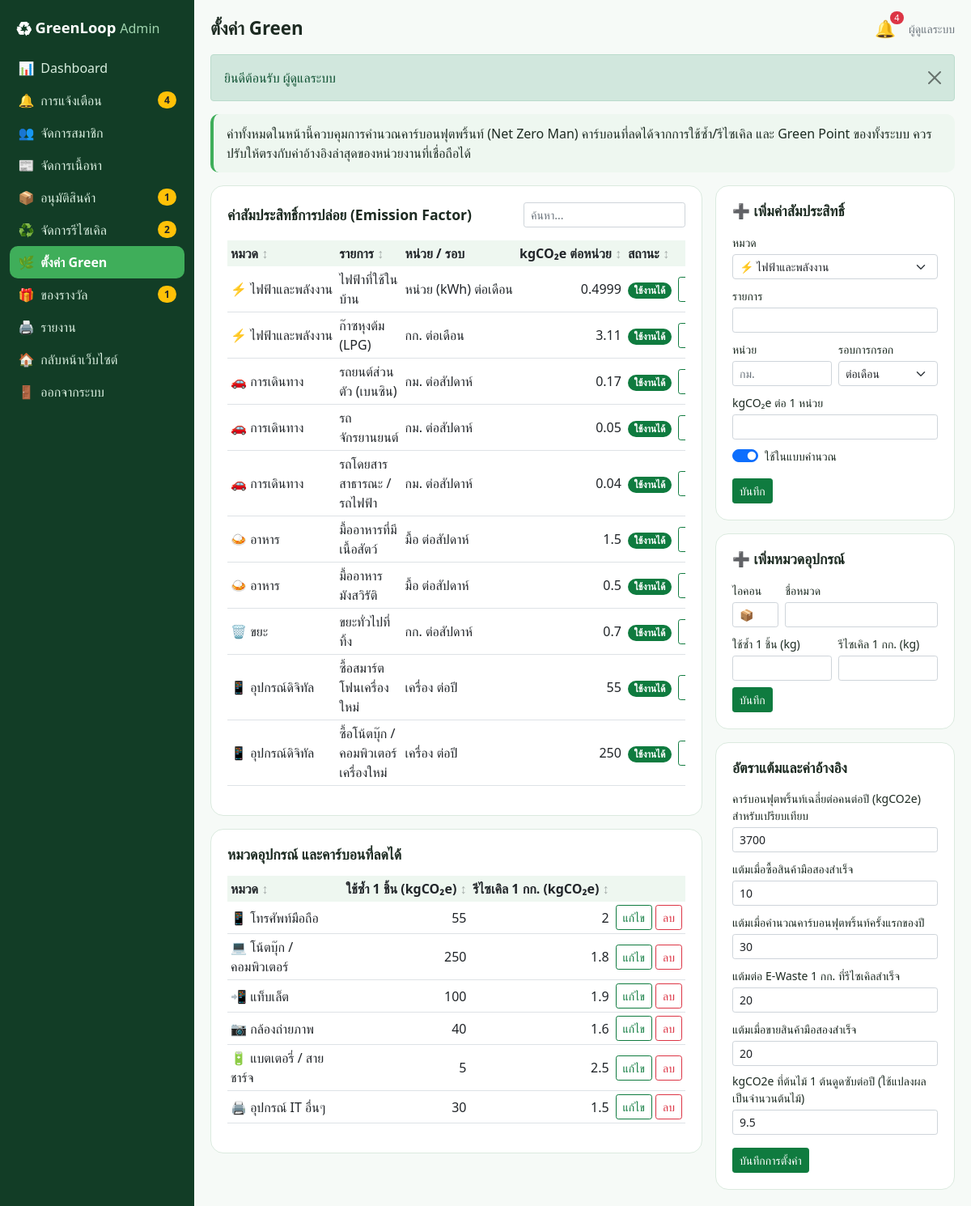
/admin/green.php (signed in), run on the app's committed database.
### tables this page shows
CREATE TABLE users (
    id INT UNSIGNED AUTO_INCREMENT PRIMARY KEY,
    name VARCHAR(100) NOT NULL,
    email VARCHAR(120) NOT NULL,
    phone VARCHAR(10) NOT NULL DEFAULT '',
    address VARCHAR(255) NOT NULL DEFAULT '',
    avatar VARCHAR(150) NULL,
    password_hash VARCHAR(255) NOT NULL,
    secret_question VARCHAR(150) NOT NULL,
    secret_answer_hash VARCHAR(255) NOT NULL,
    role ENUM('user','admin') NOT NULL DEFAULT 'user',
    status ENUM('active','suspended') NOT NULL DEFAULT 'active',
    green_points INT UNSIGNED NOT NULL DEFAULT 0,
    created_at DATETIME NOT NULL DEFAULT CURRENT_TIMESTAMP,
    UNIQUE KEY uq_users_email (email)
);

CREATE TABLE emission_factors (
    id INT UNSIGNED AUTO_INCREMENT PRIMARY KEY,
    category ENUM('energy','transport','food','waste','device') NOT NULL,
    name VARCHAR(120) NOT NULL,
    unit VARCHAR(30) NOT NULL,
    periods_per_year SMALLINT UNSIGNED NOT NULL DEFAULT 12 COMMENT '12 = ต่อเดือน, 52 = ต่อสัปดาห์, 1 = ต่อปี',
    factor DECIMAL(10,4) NOT NULL COMMENT 'kgCO2e ต่อ 1 หน่วย',
    is_active TINYINT(1) NOT NULL DEFAULT 1
);

CREATE TABLE categories (
    id INT UNSIGNED AUTO_INCREMENT PRIMARY KEY,
    name VARCHAR(80) NOT NULL,
    icon VARCHAR(16) NOT NULL DEFAULT '📦',
    co2_reuse_kg DECIMAL(8,2) NOT NULL DEFAULT 0 COMMENT 'kgCO2e ที่ลดได้เมื่อใช้ซ้ำ 1 ชิ้น',
    co2_recycle_per_kg DECIMAL(8,2) NOT NULL DEFAULT 0 COMMENT 'kgCO2e ที่ลดได้เมื่อรีไซเคิล 1 กก.'
);

CREATE TABLE settings (
    name VARCHAR(50) PRIMARY KEY,
    value VARCHAR(255) NOT NULL,
    label VARCHAR(150) NOT NULL
);

### admin/green.php (the view, shortened to what this page needs)
<?php
require __DIR__ . '/../includes/init.php';
require_admin();
$factors = rows("SELECT f.*, (SELECT COUNT(*) FROM carbon_footprint_items i WHERE i.factor_id = f.id) AS used FROM emission_factors f ORDER BY FIELD(f.category, 'energy', 'transport', 'food', 'waste', 'device'), f.id");
$cats = rows('SELECT * FROM categories ORDER BY id');
$settings = rows('SELECT * FROM settings ORDER BY name');
$editF = null;
$editC = null;
$title = 'ตั้งค่า Green';
require __DIR__ . '/../includes/admin_header.php';
?>
<div class="tip mb-3">ค่าทั้งหมดในหน้านี้ควบคุมการคำนวณคาร์บอนฟุตพริ้นท์ (Net Zero Man) คาร์บอนที่ลดได้จากการใช้ซ้ำ/รีไซเคิล และ Green Point ของทั้งระบบ ควรปรับให้ตรงกับค่าอ้างอิงล่าสุดของหน่วยงานที่เชื่อถือได้</div>
<div class="row g-3">
  <div class="col-xl-8">
    <div class="panel">
      <div class="d-flex justify-content-between align-items-center flex-wrap gap-2 mb-3"><h2 class="mb-0">ค่าสัมประสิทธิ์การปล่อย (Emission Factor)</h2>
        <input type="search" class="form-control form-control-sm" style="width:200px" placeholder="ค้นหา..." data-filter="#factors" aria-label="ค้นหาค่าสัมประสิทธิ์"></div>
      <div class="table-responsive"><table class="table table-sm" id="factors">
        <thead><tr><th data-sort>หมวด</th><th data-sort>รายการ</th><th>หน่วย / รอบ</th><th data-sort="num" class="text-end">kgCO₂e ต่อหน่วย</th><th data-sort>สถานะ</th><th></th></tr></thead>
        <tbody><?php foreach ($factors as $f): ?>
          <tr><td class="text-nowrap"><?= FACTOR_GROUPS[$f['category']][1] ?> <?= e(FACTOR_GROUPS[$f['category']][0]) ?></td><td><?= e($f['name']) ?></td>
            <td class="text-nowrap"><?= e($f['unit']) ?> <?= PERIODS[$f['periods_per_year']] ?></td><td class="text-end"><?= num($f['factor'], 4) ?></td>
            <td><?= $f['is_active'] ? badge('active') : badge('off') ?></td>
            <td class="text-end text-nowrap"><a class="btn btn-sm btn-outline-success" href="<?= e(url('admin/green.php?factor=' . $f['id'])) ?>#factor-form">แก้ไข</a>
              </td></tr>
        <?php endforeach; ?></tbody>
      </table></div>
    </div>
    <div class="panel">
      <h2>หมวดอุปกรณ์ และคาร์บอนที่ลดได้</h2>
      <div class="table-responsive"><table class="table table-sm">
        <thead><tr><th data-sort>หมวด</th><th data-sort="num" class="text-end">ใช้ซ้ำ 1 ชิ้น (kgCO₂e)</th><th data-sort="num" class="text-end">รีไซเคิล 1 กก. (kgCO₂e)</th><th></th></tr></thead>
        <tbody><?php foreach ($cats as $c): ?>
          <tr><td><?= e($c['icon'] . ' ' . $c['name']) ?></td><td class="text-end"><?= num($c['co2_reuse_kg']) ?></td><td class="text-end"><?= num($c['co2_recycle_per_kg']) ?></td>
            <td class="text-end text-nowrap"><a class="btn btn-sm btn-outline-success" href="<?= e(url('admin/green.php?cat=' . $c['id'])) ?>#category-form">แก้ไข</a>
              <form method="post" class="d-inline" data-confirm="ลบหมวดนี้?"><button class="btn btn-sm btn-outline-danger">ลบ</button></form></td></tr>
        <?php endforeach; ?></tbody>
      </table></div>
    </div>
  </div>
  <div class="col-xl-4">
    <form class="panel needs-validation" method="post" id="factor-form" novalidate>
      <h2><?= $editF ? '✏️ แก้ไขค่าสัมประสิทธิ์' : '➕ เพิ่มค่าสัมประสิทธิ์' ?></h2>
      <div class="mb-2"><label class="form-label small mb-1" for="f-category">หมวด</label>
        <select id="f-category" name="category" class="form-select form-select-sm"><?php foreach (FACTOR_GROUPS as $k => $v): ?><option value="<?= $k ?>" <?= $editF && $editF['category'] === $k ? 'selected' : '' ?>><?= e($v[1] . ' ' . $v[0]) ?></option><?php endforeach; ?></select></div>
      <div class="mb-2"><label class="form-label small mb-1" for="f-name">รายการ</label><input id="f-name" name="name" class="form-control form-control-sm" value="<?= e($editF ? $editF['name'] : '') ?>" required minlength="3" maxlength="120"><div class="invalid-feedback">กรอกชื่อรายการ</div></div>
      <div class="row g-2 mb-2">
        <div class="col-6"><label class="form-label small mb-1" for="f-unit">หน่วย</label><input id="f-unit" name="unit" class="form-control form-control-sm" value="<?= e($editF ? $editF['unit'] : '') ?>" required maxlength="30" placeholder="กม."><div class="invalid-feedback">กรอกหน่วย</div></div>
        <div class="col-6"><label class="form-label small mb-1" for="f-period">รอบการกรอก</label>
          <select id="f-period" name="periods_per_year" class="form-select form-select-sm"><?php foreach (PERIODS as $k => $v): ?><option value="<?= $k ?>" <?= $editF && (int) $editF['periods_per_year'] === $k ? 'selected' : '' ?>><?= e($v) ?></option><?php endforeach; ?></select></div>
      </div>
      <div class="mb-2"><label class="form-label small mb-1" for="f-factor">kgCO₂e ต่อ 1 หน่วย</label><input id="f-factor" name="factor" type="number" min="0.0001" step="0.0001" class="form-control form-control-sm" value="<?= e($editF ? (float) $editF['factor'] : '') ?>" required><div class="invalid-feedback">กรอกค่ามากกว่า 0</div></div>
      <div class="form-check form-switch mb-3"><input class="form-check-input" type="checkbox" name="is_active" value="1" id="f-active" <?= !$editF || $editF['is_active'] ? 'checked' : '' ?>><label class="form-check-label small" for="f-active">ใช้ในแบบคำนวณ</label></div>
      <button class="btn btn-success btn-sm">บันทึก</button>
    </form>
    <form class="panel needs-validation" method="post" id="category-form" novalidate>
      <h2><?= $editC ? '✏️ แก้ไขหมวดอุปกรณ์' : '➕ เพิ่มหมวดอุปกรณ์' ?></h2>
      <div class="row g-2 mb-2">
        <div class="col-3"><label class="form-label small mb-1" for="c-icon">ไอคอน</label><input id="c-icon" name="icon" class="form-control form-control-sm" value="<?= e($editC ? $editC['icon'] : '📦') ?>" maxlength="4"></div>
        <div class="col-9"><label class="form-label small mb-1" for="c-name">ชื่อหมวด</label><input id="c-name" name="name" class="form-control form-control-sm" value="<?= e($editC ? $editC['name'] : '') ?>" required minlength="2" maxlength="80"><div class="invalid-feedback">กรอกชื่อหมวด</div></div>
        <div class="col-6"><label class="form-label small mb-1" for="c-reuse">ใช้ซ้ำ 1 ชิ้น (kg)</label><input id="c-reuse" name="co2_reuse_kg" type="number" min="0" step="0.01" class="form-control form-control-sm" value="<?= e($editC ? (float) $editC['co2_reuse_kg'] : '') ?>" required></div>
        <div class="col-6"><label class="form-label small mb-1" for="c-recycle">รีไซเคิล 1 กก. (kg)</label><input id="c-recycle" name="co2_recycle_per_kg" type="number" min="0" step="0.01" class="form-control form-control-sm" value="<?= e($editC ? (float) $editC['co2_recycle_per_kg'] : '') ?>" required></div>
      </div>
      <button class="btn btn-success btn-sm">บันทึก</button>
    </form>
    <form class="panel" method="post">
      <h2>อัตราแต้มและค่าอ้างอิง</h2>
      <?php foreach ($settings as $s): ?>
        <div class="mb-2"><label class="form-label small mb-1" for="s-<?= e($s['name']) ?>"><?= e($s['label']) ?></label>
          <input id="s-<?= e($s['name']) ?>" name="s[<?= e($s['name']) ?>]" type="number" min="0" step="0.1" class="form-control form-control-sm" value="<?= e($s['value']) ?>" required></div>
      <?php endforeach; ?>
      <button class="btn btn-success btn-sm mt-2">บันทึกการตั้งค่า</button>
    </form>
  </div>
</div>
<?php require __DIR__ . '/../includes/admin_footer.php'; ?>

### includes/admin_header.php (shortened to what this page needs)
<?php
$self = basename($_SERVER['SCRIPT_NAME']);
$unread = (int) val('SELECT COUNT(*) FROM notifications WHERE is_read = 0');
$pending = [
    'products.php' => (int) val("SELECT COUNT(*) FROM products WHERE status = 'pending'"),
    'recycles.php' => (int) val("SELECT COUNT(*) FROM recycle_requests WHERE status IN ('pending', 'accepted')"),
    'rewards.php' => (int) val("SELECT COUNT(*) FROM redemptions WHERE status = 'pending'"),
    'notifications.php' => $unread,
];
$menu = [
    'index.php' => ['📊', 'Dashboard'],
    'notifications.php' => ['🔔', 'การแจ้งเตือน'],
    'users.php' => ['👥', 'จัดการสมาชิก'],
    'contents.php' => ['📰', 'จัดการเนื้อหา'],
    'products.php' => ['📦', 'อนุมัติสินค้า'],
    'recycles.php' => ['♻️', 'จัดการรีไซเคิล'],
    'green.php' => ['🌿', 'ตั้งค่า Green'],
    'rewards.php' => ['🎁', 'ของรางวัล'],
    'reports.php' => ['🖨️', 'รายงาน'],
];
?>
<!doctype html>
<html lang="th">
<head>
<link href="<?= e(url('assets/vendor/bootstrap.min.css')) ?>" rel="stylesheet">
<link href="<?= e(url('assets/css/style.css')) ?>?v=1" rel="stylesheet">
</head>
<body class="admin">
<div class="admin-shell">
  <aside class="admin-side">
    <a class="brand" href="<?= e(url('admin/index.php')) ?>">♻ GreenLoop <small>Admin</small></a>
    <nav>
    <?php foreach ($menu as $file => $m): ?>
      <a class="item <?= $self === $file ? 'active' : '' ?>" href="<?= e(url('admin/' . $file)) ?>"><span><?= $m[0] ?></span> <?= $m[1] ?>
        <?php if (!empty($pending[$file])): ?><span class="badge rounded-pill bg-warning text-dark"><?= $pending[$file] ?></span><?php endif; ?></a>
    <?php endforeach; ?>
      <a class="item" href="<?= e(url('index.php')) ?>"><span>🏠</span> กลับหน้าเว็บไซต์</a>
      <form method="post" action="<?= e(url('logout.php')) ?>"><?= csrf_field() ?><button class="item"><span>🚪</span> ออกจากระบบ</button></form>
    </nav>
  </aside>
  <div class="admin-main">
    <div class="admin-top">
      <h1><?= e(isset($title) ? $title : 'Admin') ?></h1>
      <div class="d-flex align-items-center gap-3">
        <a class="bell" href="<?= e(url('admin/notifications.php')) ?>" title="การแจ้งเตือน">🔔<?php if ($unread): ?><span class="dot"><?= $unread ?></span><?php endif; ?></a>
        <span class="small text-muted"><?= e(user()['name']) ?></span>
      </div>
    </div>
    <?php if (!empty($_SESSION['flash'])): foreach ($_SESSION['flash'] as $flashMsg): ?>
      <div class="alert alert-<?= e($flashMsg[0]) ?> alert-dismissible fade show" role="alert"><?= e($flashMsg[1]) ?><button type="button" class="btn-close" data-bs-dismiss="alert" aria-label="ปิด"></button></div>
    <?php endforeach; unset($_SESSION['flash']); endif; ?>

### includes/init.php (shortened to what this page needs)
<?php
function db()
{
    static $pdo = null;
    if ($pdo === null) {
        $c = require ROOT_PATH . '/config.php';
        try {
            $pdo = new PDO(
                "mysql:host={$c['db_host']};port={$c['db_port']};dbname={$c['db_name']};charset=utf8mb4",
                $c['db_user'],
                $c['db_pass'],
                [
                    PDO::ATTR_ERRMODE => PDO::ERRMODE_EXCEPTION,
                    PDO::ATTR_DEFAULT_FETCH_MODE => PDO::FETCH_ASSOC,
                    PDO::ATTR_EMULATE_PREPARES => false,
                ]
            );
            $pdo->exec("SET time_zone = '+07:00'");
        } catch (PDOException $ex) {
            http_response_code(500);
            exit('<h3>เชื่อมต่อฐานข้อมูลไม่ได้</h3><p>กรุณานำเข้าไฟล์ <code>database.sql</code> และตรวจสอบการตั้งค่าใน <code>config.php</code></p>');
        }
    }
    return $pdo;
}
function q($sql, $params = [])
{
    $st = db()->prepare($sql);
    $st->execute($params);
    return $st;
}
function row($sql, $params = [])
{
    $r = q($sql, $params)->fetch();
    return $r ?: null;
}
function rows($sql, $params = [])
{
    return q($sql, $params)->fetchAll();
}
function val($sql, $params = [])
{
    return q($sql, $params)->fetchColumn();
}
function e($s)
{
    return htmlspecialchars((string) $s, ENT_QUOTES, 'UTF-8');
}
function url($path = '')
{
    return BASE_URL . '/' . ltrim($path, '/');
}
function num($n, $dec = 2)
{
    $s = number_format((float) $n, $dec);
    return $dec > 0 ? rtrim(rtrim($s, '0'), '.') : $s;
}
function badge($status)
{
    $s = isset(STATUS_LABELS[$status]) ? STATUS_LABELS[$status] : [$status, 'secondary'];
    return '<span class="badge rounded-pill bg-' . $s[1] . ($s[1] === 'warning' || $s[1] === 'info' ? ' text-dark' : '') . '">' . e($s[0]) . '</span>';
}
function user()
{
    static $u = false;
    if ($u === false) {
        $u = empty($_SESSION['uid']) ? null : row('SELECT * FROM users WHERE id = ?', [$_SESSION['uid']]);
    }
    return $u;
}
function require_login()
{
    if (!user()) {
        $_SESSION['after_login'] = $_SERVER['REQUEST_URI'];
        flash('กรุณาเข้าสู่ระบบก่อนใช้งาน', 'warning');
        redirect('login.php');
    }
    return user();
}
function require_admin()
{
    $u = require_login();
    return $u;
}

### assets/css/style.css (style rules this page uses)
:root { --gl-green: #0f7b3f; --gl-green-2: #3fae5a; --gl-soft: #eef7f0; --gl-line: #dbeadf; --gl-ink: #1d2b22; }
body { font-family: "Leelawadee UI", "Sarabun", "TH Sarabun New", Tahoma, "Segoe UI", sans-serif; background: #f6faf7; color: var(--gl-ink); min-height: 100vh; display: flex; flex-direction: column; }
a { color: var(--gl-green); }
.btn-success { background: var(--gl-green); border-color: var(--gl-green); }
.btn-outline-success { color: var(--gl-green); border-color: var(--gl-green); }
.bg-success { background-color: var(--gl-green) !important; }
.panel { background: #fff; border: 1px solid var(--gl-line); border-radius: 16px; padding: 1.25rem; }
.panel + .panel { margin-top: 1rem; }
.panel h2 { font-size: 1.1rem; font-weight: 700; margin-bottom: 1rem; }
.table { vertical-align: middle; }
.table thead th { white-space: nowrap; background: var(--gl-soft); border-bottom: 0; font-weight: 600; }
th[data-sort] { cursor: pointer; user-select: none; }
th[data-sort]::after { content: " ↕"; opacity: .35; }
.tip { background: var(--gl-soft); border-left: 4px solid var(--gl-green-2); border-radius: 10px; padding: .75rem 1rem; }
.admin-shell { display: flex; min-height: 100vh; width: 100%; }
.admin-side { width: 240px; flex-shrink: 0; background: #123d26; color: #d9eedf; padding: 1rem .75rem; }
.admin-side .brand { display: block; color: #fff; font-weight: 700; font-size: 1.15rem; text-decoration: none; padding: .25rem .5rem 1rem; }
.admin-side .brand small { color: #9fd3ae; font-weight: 500; }
.admin-side .item { display: flex; align-items: center; gap: .5rem; width: 100%; color: #d9eedf; text-decoration: none; padding: .5rem .65rem; border-radius: 10px; border: 0; background: none; text-align: left; white-space: nowrap; }
.admin-side .item.active { background: var(--gl-green-2); color: #fff; font-weight: 600; }
.admin-side .item .badge { margin-left: auto; }
.admin-main { flex: 1; min-width: 0; padding: 1.25rem; }
.admin-top { display: flex; justify-content: space-between; align-items: center; margin-bottom: 1rem; gap: 1rem; }
.admin-top h1 { font-size: 1.4rem; font-weight: 700; margin: 0; }
.bell { position: relative; font-size: 1.3rem; text-decoration: none; }
.bell .dot { position: absolute; top: -6px; right: -10px; background: #dc3545; color: #fff; font-size: .68rem; border-radius: 999px; padding: 0 .35rem; }

### data on the page
users: name "ผู้ดูแลระบบ"
emission_factors: category "⚡", category "ไฟฟ้าและพลังงาน", name "ไฟฟ้าที่ใช้ในบ้าน", unit "หน่วย (kWh)", periods_per_year "ต่อเดือน", factor "0.4999"
emission_factors: category "⚡", category "ไฟฟ้าและพลังงาน", name "ก๊าซหุงต้ม (LPG)", unit "กก.", periods_per_year "ต่อเดือน", factor "3.11"
emission_factors: category "🚗", category "การเดินทาง", name "รถยนต์ส่วนตัว (เบนซิน)", unit "กม.", periods_per_year "ต่อสัปดาห์", factor "0.17"
emission_factors: category "🚗", category "การเดินทาง", name "รถจักรยานยนต์", unit "กม.", periods_per_year "ต่อสัปดาห์", factor "0.05"
emission_factors: category "🚗", category "การเดินทาง", name "รถโดยสารสาธารณะ / รถไฟฟ้า", unit "กม.", periods_per_year "ต่อสัปดาห์", factor "0.04"
emission_factors: category "🍛", category "อาหาร", name "มื้ออาหารที่มีเนื้อสัตว์", unit "มื้อ", periods_per_year "ต่อสัปดาห์", factor "1.5"
emission_factors: category "🍛", category "อาหาร", name "มื้ออาหารมังสวิรัติ", unit "มื้อ", periods_per_year "ต่อสัปดาห์", factor "0.5"
emission_factors: category "🗑️", category "ขยะ", name "ขยะทั่วไปที่ทิ้ง", unit "กก.", periods_per_year "ต่อสัปดาห์", factor "0.7"
emission_factors: category "📱", category "อุปกรณ์ดิจิทัล", name "ซื้อสมาร์ตโฟนเครื่องใหม่", unit "เครื่อง", periods_per_year "ต่อปี", factor "55"
emission_factors: category "📱", category "อุปกรณ์ดิจิทัล", name "ซื้อโน้ตบุ๊ก / คอมพิวเตอร์เครื่องใหม่", unit "เครื่อง", periods_per_year "ต่อปี", factor "250"
categories: icon+name "📱 โทรศัพท์มือถือ", co2_reuse_kg "55", co2_recycle_per_kg "2"
categories: icon+name "💻 โน้ตบุ๊ก / คอมพิวเตอร์", co2_reuse_kg "250", co2_recycle_per_kg "1.8"
categories: icon+name "📲 แท็บเล็ต", co2_reuse_kg "100", co2_recycle_per_kg "1.9"
categories: icon+name "📷 กล้องถ่ายภาพ", co2_reuse_kg "40", co2_recycle_per_kg "1.6"
categories: icon+name "🔋 แบตเตอรี่ / สายชาร์จ", co2_reuse_kg "5", co2_recycle_per_kg "2.5"
categories: icon+name "🖨️ อุปกรณ์ IT อื่นๆ", co2_reuse_kg "30", co2_recycle_per_kg "1.5"
settings: label "คาร์บอนฟุตพริ้นท์เฉลี่ยต่อคนต่อปี (kgCO2e) สำหรับเปรียบเทียบ", value "3700"
settings: label "แต้มเมื่อซื้อสินค้ามือสองสำเร็จ", value "10"
settings: label "แต้มเมื่อคำนวณคาร์บอนฟุตพริ้นท์ครั้งแรกของปี", value "30"
settings: label "แต้มต่อ E-Waste 1 กก. ที่รีไซเคิลสำเร็จ", value "20"
settings: label "แต้มเมื่อขายสินค้ามือสองสำเร็จ", value "20"
settings: label "kgCO2e ที่ต้นไม้ 1 ต้นดูดซับต่อปี (ใช้แปลงผลเป็นจำนวนต้นไม้)", value "9.5"

### other printed values
$m[0] "📊"
$m[1] "Dashboard"
$m[0] "🔔"
$m[1] "การแจ้งเตือน"
$pending[$file] "4"
$m[0] "👥"
$m[1] "จัดการสมาชิก"
$m[0] "📰"
$m[1] "จัดการเนื้อหา"
$m[0] "📦"
$m[1] "อนุมัติสินค้า"
$pending[$file] "1"
$m[0] "♻️"
$m[1] "จัดการรีไซเคิล"
$pending[$file] "2"
